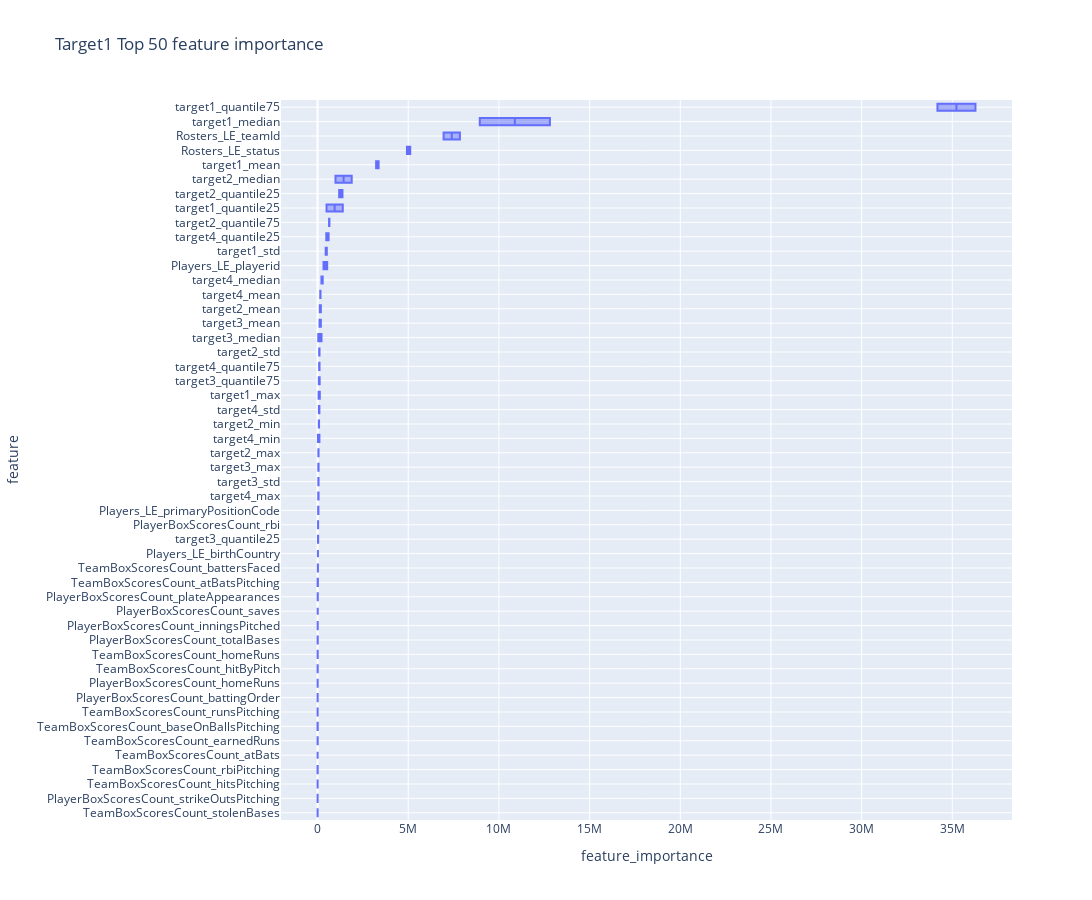
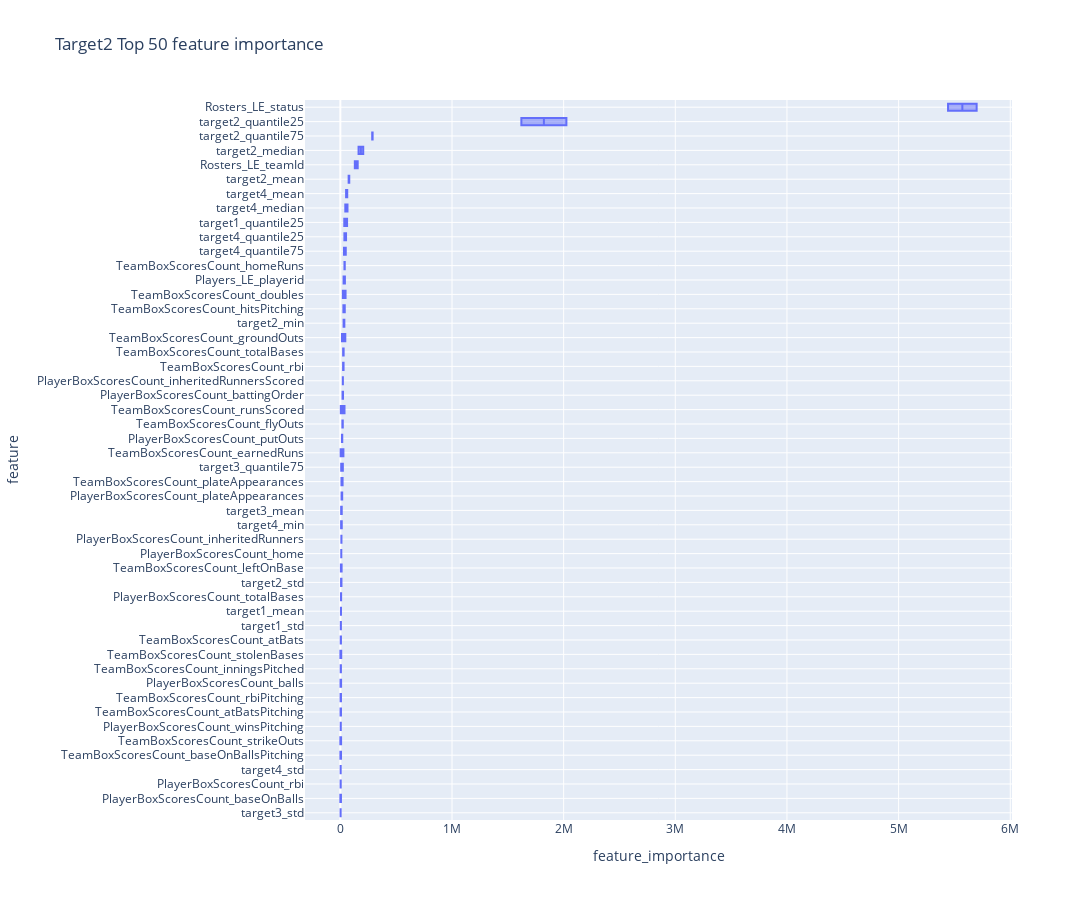
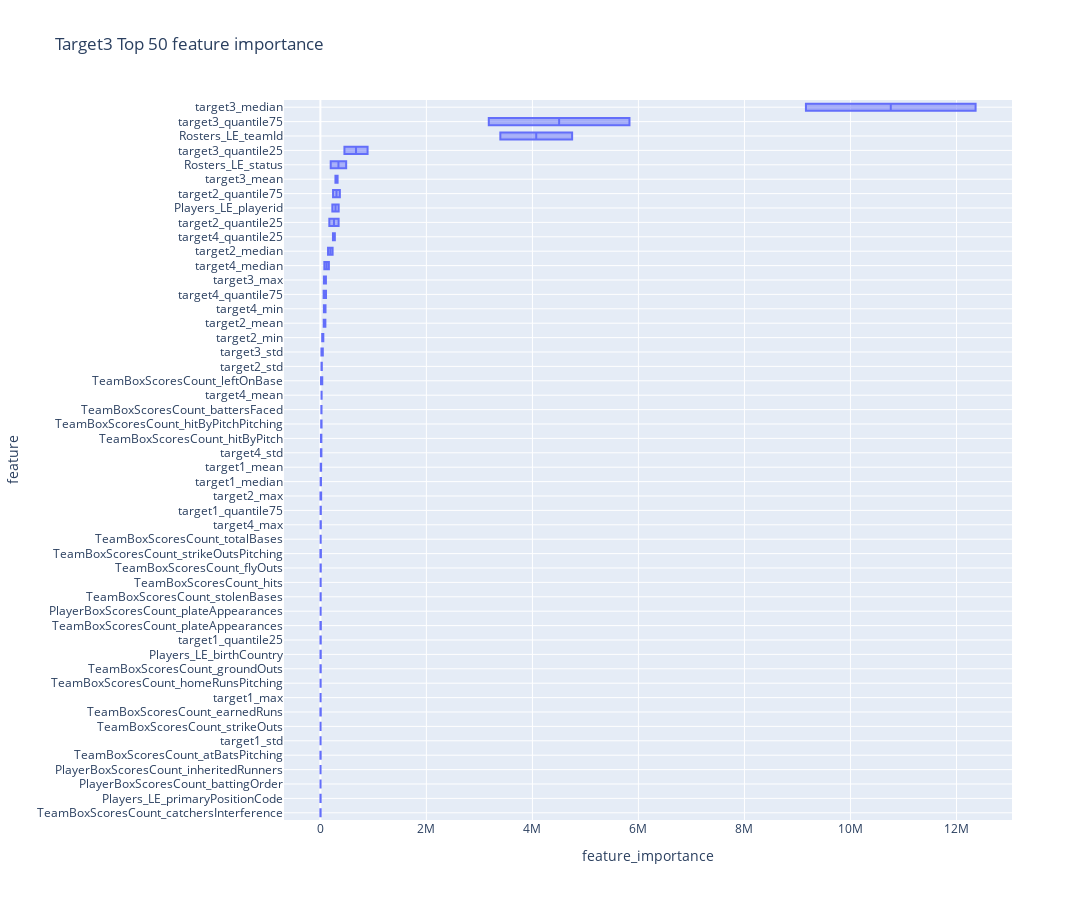
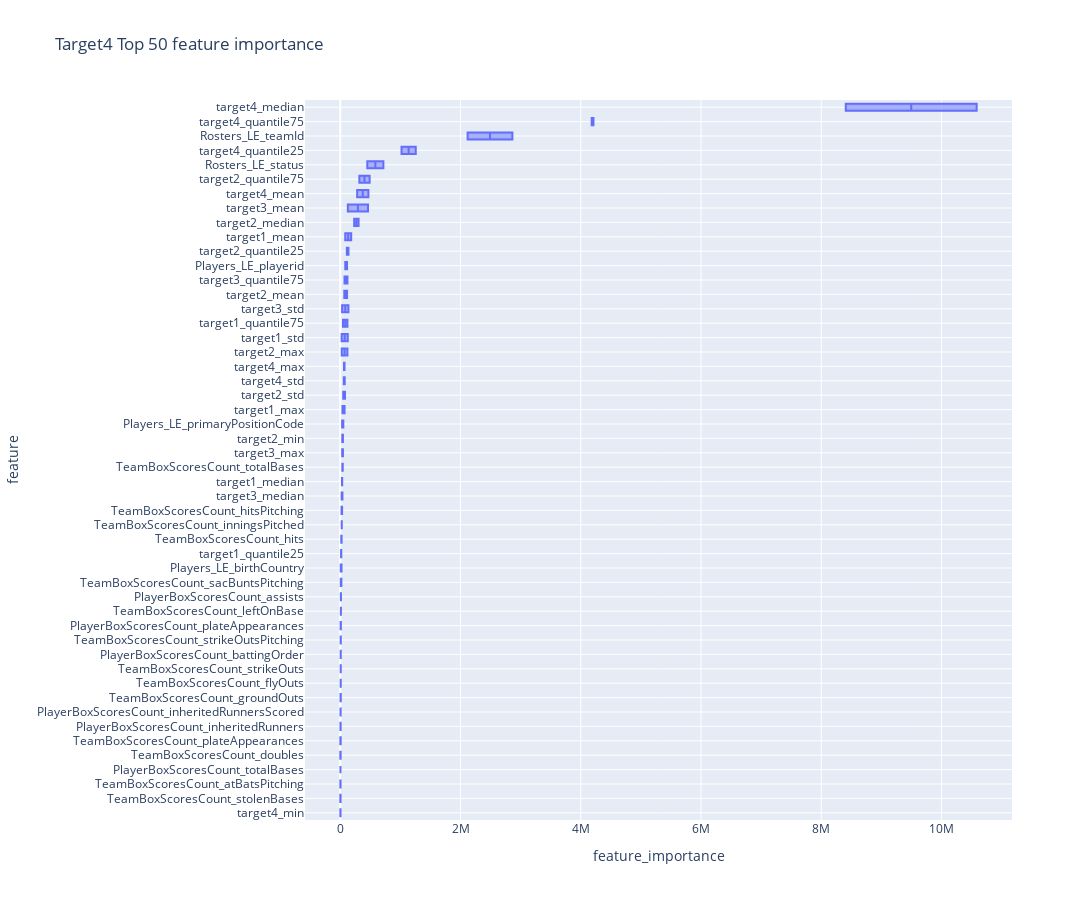

Write notebook code for charts like these, in order.
### Code cell
visualize_feature_importance(models, train_feat_df)

### Figure 1 — Plotly figure (JSON) as saved in the notebook; plotly's stock layout.template omitted (floating-point values rounded to 4 significant figures)
{"data": [{"alignmentgroup": "True", "hovertemplate": "feature_importance=%{x}<br>feature=%{y}<extra></extra>", "legendgroup": "", "marker": {"color": "#636efa"}, "name": "", "notched": false, "offsetgroup": "", "orientation": "h", "showlegend": false, "type": "box", "x": [3230000.0, 510400.0, 123700.0, 8946000.0, 1390000.0, 34180000.0, 182100.0, 108400.0, 46660.0, 82830.0, 1884000.0, 1374000.0, 654500.0, 182500.0, 55420.0, 57180.0, 40350.0, 26200.0, 71000.0, 151400.0, 73920.0, 55020.0, 103400.0, 283200.0, 482300.0, 89500.0, 6951000.0, 5110000.0, 20890.0, 34300.0, 531100.0, 5042.0, 6786.0, 8374.0, 4558.0, 30120.0, 3754.0, 8469.0, 9119.0, 8267.0, 2594.0, 4503.0, 4268.0, 6533.0, 352.1, 4893.0, 4382.0, 8173.0, 20270.0, 7900.0, 3367000.0, 449000.0, 58040.0, 12810000.0, 496800.0, 36280000.0, 125500.0, 90860.0, 54450.0, 70030.0, 990000.0, 1193000.0, 636100.0, 110700.0, 44620.0, 43300.0, 218800.0, 33720.0, 116000.0, 163000.0, 101700.0, 40250.0, 23760.0, 216400.0, 609500.0, 109200.0, 7851000.0, 4930000.0, 20920.0, 48260.0, 329500.0, 5782.0, 4952.0, 11300.0, 10460.0, 31030.0, 4458.0, 8322.0, 9090.0, 6304.0, 9165.0, 5014.0, 3765.0, 4191.0, 10340.0, 3475.0, 19320.0, 1934.0, 16650.0, 909.9], "x0": " ", "xaxis": "x", "y": ["target1_mean", "target1_std", "target1_max", "target1_median", "target1_quantile25", "target1_quantile75", "target2_mean", "target2_std", "target2_max", "target2_min", "target2_median", "target2_quantile25", "target2_quantile75", "target3_mean", "target3_std", "target3_max", "target3_median", "target3_quantile25", "target3_quantile75", "target4_mean", "target4_std", "target4_max", "target4_min", "target4_median", "target4_quantile25", "target4_quantile75", "Rosters_LE_teamId", "Rosters_LE_status", "Players_LE_birthCountry", "Players_LE_primaryPositionCode", "Players_LE_playerid", "PlayerBoxScoresCount_battingOrder", "PlayerBoxScoresCount_homeRuns", "PlayerBoxScoresCount_plateAppearances", "PlayerBoxScoresCount_totalBases", "PlayerBoxScoresCount_rbi", "PlayerBoxScoresCount_strikeOutsPitching", "PlayerBoxScoresCount_inningsPitched", "PlayerBoxScoresCount_saves", "TeamBoxScoresCount_homeRuns", "TeamBoxScoresCount_hitByPitch", "TeamBoxScoresCount_atBats", "TeamBoxScoresCount_stolenBases", "TeamBoxScoresCount_runsPitching", "TeamBoxScoresCount_baseOnBallsPitching", "TeamBoxScoresCount_hitsPitching", "TeamBoxScoresCount_atBatsPitching", "TeamBoxScoresCount_earnedRuns", "TeamBoxScoresCount_battersFaced", "TeamBoxScoresCount_rbiPitching", "target1_mean", "target1_std", "target1_max", "target1_median", "target1_quantile25", "target1_quantile75", "target2_mean", "target2_std", "target2_max", "target2_min", "target2_median", "target2_quantile25", "target2_quantile75", "target3_mean", "target3_std", "target3_max", "target3_median", "target3_quantile25", "target3_quantile75", "target4_mean", "target4_std", "target4_max", "target4_min", "target4_median", "target4_quantile25", "target4_quantile75", "Rosters_LE_teamId", "Rosters_LE_status", "Players_LE_birthCountry", "Players_LE_primaryPositionCode", "Players_LE_playerid", "PlayerBoxScoresCount_battingOrder", "PlayerBoxScoresCount_homeRuns", "PlayerBoxScoresCount_plateAppearances", "PlayerBoxScoresCount_totalBases", "PlayerBoxScoresCount_rbi", "PlayerBoxScoresCount_strikeOutsPitching", "PlayerBoxScoresCount_inningsPitched", "PlayerBoxScoresCount_saves", "TeamBoxScoresCount_homeRuns", "TeamBoxScoresCount_hitByPitch", "TeamBoxScoresCount_atBats", "TeamBoxScoresCount_stolenBases", "TeamBoxScoresCount_runsPitching", "TeamBoxScoresCount_baseOnBallsPitching", "TeamBoxScoresCount_hitsPitching", "TeamBoxScoresCount_atBatsPitching", "TeamBoxScoresCount_earnedRuns", "TeamBoxScoresCount_battersFaced", "TeamBoxScoresCount_rbiPitching"], "y0": " ", "yaxis": "y"}], "layout": {"boxmode": "group", "height": 900, "legend": {"tracegroupgap": 0}, "title": {"text": "Target1 Top 50 feature importance"}, "width": 1250, "xaxis": {"anchor": "y", "domain": [0, 1], "title": {"text": "feature_importance"}}, "yaxis": {"anchor": "x", "categoryarray": ["TeamBoxScoresCount_stolenBases", "PlayerBoxScoresCount_strikeOutsPitching", "TeamBoxScoresCount_hitsPitching", "TeamBoxScoresCount_rbiPitching", "TeamBoxScoresCount_atBats", "TeamBoxScoresCount_earnedRuns", "TeamBoxScoresCount_baseOnBallsPitching", "TeamBoxScoresCount_runsPitching", "PlayerBoxScoresCount_battingOrder", "PlayerBoxScoresCount_homeRuns", "TeamBoxScoresCount_hitByPitch", "TeamBoxScoresCount_homeRuns", "PlayerBoxScoresCount_totalBases", "PlayerBoxScoresCount_inningsPitched", "PlayerBoxScoresCount_saves", "PlayerBoxScoresCount_plateAppearances", "TeamBoxScoresCount_atBatsPitching", "TeamBoxScoresCount_battersFaced", "Players_LE_birthCountry", "target3_quantile25", "PlayerBoxScoresCount_rbi", "Players_LE_primaryPositionCode", "target4_max", "target3_std", "target3_max", "target2_max", "target4_min", "target2_min", "target4_std", "target1_max", "target3_quantile75", "target4_quantile75", "target2_std", "target3_median", "target3_mean", "target2_mean", "target4_mean", "target4_median", "Players_LE_playerid", "target1_std", "target4_quantile25", "target2_quantile75", "target1_quantile25", "target2_quantile25", "target2_median", "target1_mean", "Rosters_LE_status", "Rosters_LE_teamId", "target1_median", "target1_quantile75"], "categoryorder": "array", "domain": [0, 1], "showgrid": true, "title": {"text": "feature"}}}}

### Figure 2 — Plotly figure (JSON) as saved in the notebook; plotly's stock layout.template omitted (floating-point values rounded to 4 significant figures)
{"data": [{"alignmentgroup": "True", "hovertemplate": "feature_importance=%{x}<br>feature=%{y}<extra></extra>", "legendgroup": "", "marker": {"color": "#636efa"}, "name": "", "notched": false, "offsetgroup": "", "orientation": "h", "showlegend": false, "type": "box", "x": [5727.0, 4236.0, 35070.0, 79680.0, 9925.0, 29080.0, 163100.0, 2025000.0, 289000.0, 12470.0, 2272.0, 22280.0, 61600.0, 2964.0, 12640.0, 44330.0, 50940.0, 32600.0, 129700.0, 5699000.0, 29050.0, 8517.0, 19670.0, 5340.0, 16490.0, 6106.0, 3299.0, 3976.0, 1564.0, 9133.0, 22260.0, 14300.0, 18150.0, 14630.0, 37190.0, 46660.0, 36790.0, 6587.0, 5349.0, 7814.0, 9898.0, 24960.0, 28820.0, 11330.0, 6034.0, 27200.0, 5665.0, 3142.0, 2800.0, 5525.0, 5370.0, 4957.0, 60140.0, 74270.0, 6337.0, 35800.0, 204900.0, 1621000.0, 285300.0, 7213.0, 2551.0, 7606.0, 51540.0, 2903.0, 6850.0, 63990.0, 36320.0, 48580.0, 155400.0, 5443000.0, 40880.0, 8186.0, 23850.0, 0, 10830.0, 6857.0, 2446.0, 3364.0, 6622.0, 9869.0, 22760.0, 16990.0, 21750.0, 44320.0, 4086.0, 22590.0, 39370.0, 0, 3387.0, 473.6, 19930.0, 29430.0, 24600.0, 5025.0, 550.2, 39510.0, 1765.0, 5121.0, 27350.0, 2151], "x0": " ", "xaxis": "x", "y": ["target1_mean", "target1_std", "target1_quantile25", "target2_mean", "target2_std", "target2_min", "target2_median", "target2_quantile25", "target2_quantile75", "target3_mean", "target3_std", "target3_quantile75", "target4_mean", "target4_std", "target4_min", "target4_median", "target4_quantile25", "target4_quantile75", "Rosters_LE_teamId", "Rosters_LE_status", "Players_LE_playerid", "PlayerBoxScoresCount_home", "PlayerBoxScoresCount_battingOrder", "PlayerBoxScoresCount_baseOnBalls", "PlayerBoxScoresCount_plateAppearances", "PlayerBoxScoresCount_totalBases", "PlayerBoxScoresCount_rbi", "PlayerBoxScoresCount_winsPitching", "PlayerBoxScoresCount_balls", "PlayerBoxScoresCount_inheritedRunners", "PlayerBoxScoresCount_inheritedRunnersScored", "PlayerBoxScoresCount_putOuts", "TeamBoxScoresCount_flyOuts", "TeamBoxScoresCount_groundOuts", "TeamBoxScoresCount_runsScored", "TeamBoxScoresCount_doubles", "TeamBoxScoresCount_homeRuns", "TeamBoxScoresCount_strikeOuts", "TeamBoxScoresCount_atBats", "TeamBoxScoresCount_stolenBases", "TeamBoxScoresCount_plateAppearances", "TeamBoxScoresCount_totalBases", "TeamBoxScoresCount_rbi", "TeamBoxScoresCount_leftOnBase", "TeamBoxScoresCount_baseOnBallsPitching", "TeamBoxScoresCount_hitsPitching", "TeamBoxScoresCount_atBatsPitching", "TeamBoxScoresCount_inningsPitched", "TeamBoxScoresCount_earnedRuns", "TeamBoxScoresCount_rbiPitching", "target1_mean", "target1_std", "target1_quantile25", "target2_mean", "target2_std", "target2_min", "target2_median", "target2_quantile25", "target2_quantile75", "target3_mean", "target3_std", "target3_quantile75", "target4_mean", "target4_std", "target4_min", "target4_median", "target4_quantile25", "target4_quantile75", "Rosters_LE_teamId", "Rosters_LE_status", "Players_LE_playerid", "PlayerBoxScoresCount_home", "PlayerBoxScoresCount_battingOrder", "PlayerBoxScoresCount_baseOnBalls", "PlayerBoxScoresCount_plateAppearances", "PlayerBoxScoresCount_totalBases", "PlayerBoxScoresCount_rbi", "PlayerBoxScoresCount_winsPitching", "PlayerBoxScoresCount_balls", "PlayerBoxScoresCount_inheritedRunners", "PlayerBoxScoresCount_inheritedRunnersScored", "PlayerBoxScoresCount_putOuts", "TeamBoxScoresCount_flyOuts", "TeamBoxScoresCount_groundOuts", "TeamBoxScoresCount_runsScored", "TeamBoxScoresCount_doubles", "TeamBoxScoresCount_homeRuns", "TeamBoxScoresCount_strikeOuts", "TeamBoxScoresCount_atBats", "TeamBoxScoresCount_stolenBases", "TeamBoxScoresCount_plateAppearances", "TeamBoxScoresCount_totalBases", "TeamBoxScoresCount_rbi", "TeamBoxScoresCount_leftOnBase", "TeamBoxScoresCount_baseOnBallsPitching", "TeamBoxScoresCount_hitsPitching", "TeamBoxScoresCount_atBatsPitching", "TeamBoxScoresCount_inningsPitched", "TeamBoxScoresCount_earnedRuns", "TeamBoxScoresCount_rbiPitching"], "y0": " ", "yaxis": "y"}], "layout": {"boxmode": "group", "height": 900, "legend": {"tracegroupgap": 0}, "title": {"text": "Target2 Top 50 feature importance"}, "width": 1250, "xaxis": {"anchor": "y", "domain": [0, 1], "title": {"text": "feature_importance"}}, "yaxis": {"anchor": "x", "categoryarray": ["target3_std", "PlayerBoxScoresCount_baseOnBalls", "PlayerBoxScoresCount_rbi", "target4_std", "TeamBoxScoresCount_baseOnBallsPitching", "TeamBoxScoresCount_strikeOuts", "PlayerBoxScoresCount_winsPitching", "TeamBoxScoresCount_atBatsPitching", "TeamBoxScoresCount_rbiPitching", "PlayerBoxScoresCount_balls", "TeamBoxScoresCount_inningsPitched", "TeamBoxScoresCount_stolenBases", "TeamBoxScoresCount_atBats", "target1_std", "target1_mean", "PlayerBoxScoresCount_totalBases", "target2_std", "TeamBoxScoresCount_leftOnBase", "PlayerBoxScoresCount_home", "PlayerBoxScoresCount_inheritedRunners", "target4_min", "target3_mean", "PlayerBoxScoresCount_plateAppearances", "TeamBoxScoresCount_plateAppearances", "target3_quantile75", "TeamBoxScoresCount_earnedRuns", "PlayerBoxScoresCount_putOuts", "TeamBoxScoresCount_flyOuts", "TeamBoxScoresCount_runsScored", "PlayerBoxScoresCount_battingOrder", "PlayerBoxScoresCount_inheritedRunnersScored", "TeamBoxScoresCount_rbi", "TeamBoxScoresCount_totalBases", "TeamBoxScoresCount_groundOuts", "target2_min", "TeamBoxScoresCount_hitsPitching", "TeamBoxScoresCount_doubles", "Players_LE_playerid", "TeamBoxScoresCount_homeRuns", "target4_quantile75", "target4_quantile25", "target1_quantile25", "target4_median", "target4_mean", "target2_mean", "Rosters_LE_teamId", "target2_median", "target2_quantile75", "target2_quantile25", "Rosters_LE_status"], "categoryorder": "array", "domain": [0, 1], "showgrid": true, "title": {"text": "feature"}}}}

### Figure 3 — Plotly figure (JSON) as saved in the notebook; plotly's stock layout.template omitted (floating-point values rounded to 4 significant figures)
{"data": [{"alignmentgroup": "True", "hovertemplate": "feature_importance=%{x}<br>feature=%{y}<extra></extra>", "legendgroup": "", "marker": {"color": "#636efa"}, "name": "", "notched": false, "offsetgroup": "", "orientation": "h", "showlegend": false, "type": "box", "x": [14220.0, 3810.0, 4270.0, 11150.0, 7123.0, 8769.0, 94240.0, 27200.0, 14490.0, 55490.0, 230700.0, 343900.0, 367600.0, 325000.0, 45890.0, 104700.0, 12360000.0, 453800.0, 5831000.0, 21960.0, 19210.0, 8716.0, 66720.0, 160300.0, 272900.0, 106200.0, 4749000.0, 486300.0, 6958.0, 4732.0, 345100.0, 3376.0, 4883.0, 2980.0, 7348.0, 6654.0, 3608.0, 5779.0, 10780.0, 3754.0, 1239.0, 6086.0, 12190.0, 4750.0, 3081.0, 10310.0, 15410.0, 5477.0, 7313.0, 21450.0, 6112.0, 3135.0, 3589.0, 4800.0, 1834.0, 3904.0, 63040.0, 21150.0, 1370.0, 34430.0, 144400.0, 168900.0, 239000.0, 284100.0, 20090.0, 66510.0, 9160000.0, 890600.0, 3177000.0, 23470.0, 9995.0, 3119.0, 96820.0, 74570.0, 237300.0, 61530.0, 3395000.0, 195100.0, 1951.0, 1083.0, 225900.0, 2732.0, 5156.0, 3347.0, 3333.0, 1836.0, 3442.0, 4417.0, 18470.0, 6292.0, 8661.0, 5252.0, 35390.0, 630.8, 5284.0, 636.7, 22380.0, 856.0, 421.1, 18080.0], "x0": " ", "xaxis": "x", "y": ["target1_mean", "target1_std", "target1_max", "target1_median", "target1_quantile25", "target1_quantile75", "target2_mean", "target2_std", "target2_max", "target2_min", "target2_median", "target2_quantile25", "target2_quantile75", "target3_mean", "target3_std", "target3_max", "target3_median", "target3_quantile25", "target3_quantile75", "target4_mean", "target4_std", "target4_max", "target4_min", "target4_median", "target4_quantile25", "target4_quantile75", "Rosters_LE_teamId", "Rosters_LE_status", "Players_LE_birthCountry", "Players_LE_primaryPositionCode", "Players_LE_playerid", "PlayerBoxScoresCount_battingOrder", "PlayerBoxScoresCount_plateAppearances", "PlayerBoxScoresCount_inheritedRunners", "TeamBoxScoresCount_flyOuts", "TeamBoxScoresCount_groundOuts", "TeamBoxScoresCount_strikeOuts", "TeamBoxScoresCount_hits", "TeamBoxScoresCount_hitByPitch", "TeamBoxScoresCount_stolenBases", "TeamBoxScoresCount_plateAppearances", "TeamBoxScoresCount_totalBases", "TeamBoxScoresCount_leftOnBase", "TeamBoxScoresCount_catchersInterference", "TeamBoxScoresCount_homeRunsPitching", "TeamBoxScoresCount_strikeOutsPitching", "TeamBoxScoresCount_hitByPitchPitching", "TeamBoxScoresCount_atBatsPitching", "TeamBoxScoresCount_earnedRuns", "TeamBoxScoresCount_battersFaced", "target1_mean", "target1_std", "target1_max", "target1_median", "target1_quantile25", "target1_quantile75", "target2_mean", "target2_std", "target2_max", "target2_min", "target2_median", "target2_quantile25", "target2_quantile75", "target3_mean", "target3_std", "target3_max", "target3_median", "target3_quantile25", "target3_quantile75", "target4_mean", "target4_std", "target4_max", "target4_min", "target4_median", "target4_quantile25", "target4_quantile75", "Rosters_LE_teamId", "Rosters_LE_status", "Players_LE_birthCountry", "Players_LE_primaryPositionCode", "Players_LE_playerid", "PlayerBoxScoresCount_battingOrder", "PlayerBoxScoresCount_plateAppearances", "PlayerBoxScoresCount_inheritedRunners", "TeamBoxScoresCount_flyOuts", "TeamBoxScoresCount_groundOuts", "TeamBoxScoresCount_strikeOuts", "TeamBoxScoresCount_hits", "TeamBoxScoresCount_hitByPitch", "TeamBoxScoresCount_stolenBases", "TeamBoxScoresCount_plateAppearances", "TeamBoxScoresCount_totalBases", "TeamBoxScoresCount_leftOnBase", "TeamBoxScoresCount_catchersInterference", "TeamBoxScoresCount_homeRunsPitching", "TeamBoxScoresCount_strikeOutsPitching", "TeamBoxScoresCount_hitByPitchPitching", "TeamBoxScoresCount_atBatsPitching", "TeamBoxScoresCount_earnedRuns", "TeamBoxScoresCount_battersFaced"], "y0": " ", "yaxis": "y"}], "layout": {"boxmode": "group", "height": 900, "legend": {"tracegroupgap": 0}, "title": {"text": "Target3 Top 50 feature importance"}, "width": 1250, "xaxis": {"anchor": "y", "domain": [0, 1], "title": {"text": "feature_importance"}}, "yaxis": {"anchor": "x", "categoryarray": ["TeamBoxScoresCount_catchersInterference", "Players_LE_primaryPositionCode", "PlayerBoxScoresCount_battingOrder", "PlayerBoxScoresCount_inheritedRunners", "TeamBoxScoresCount_atBatsPitching", "target1_std", "TeamBoxScoresCount_strikeOuts", "TeamBoxScoresCount_earnedRuns", "target1_max", "TeamBoxScoresCount_homeRunsPitching", "TeamBoxScoresCount_groundOuts", "Players_LE_birthCountry", "target1_quantile25", "TeamBoxScoresCount_plateAppearances", "PlayerBoxScoresCount_plateAppearances", "TeamBoxScoresCount_stolenBases", "TeamBoxScoresCount_hits", "TeamBoxScoresCount_flyOuts", "TeamBoxScoresCount_strikeOutsPitching", "TeamBoxScoresCount_totalBases", "target4_max", "target1_quantile75", "target2_max", "target1_median", "target1_mean", "target4_std", "TeamBoxScoresCount_hitByPitch", "TeamBoxScoresCount_hitByPitchPitching", "TeamBoxScoresCount_battersFaced", "target4_mean", "TeamBoxScoresCount_leftOnBase", "target2_std", "target3_std", "target2_min", "target2_mean", "target4_min", "target4_quantile75", "target3_max", "target4_median", "target2_median", "target4_quantile25", "target2_quantile25", "Players_LE_playerid", "target2_quantile75", "target3_mean", "Rosters_LE_status", "target3_quantile25", "Rosters_LE_teamId", "target3_quantile75", "target3_median"], "categoryorder": "array", "domain": [0, 1], "showgrid": true, "title": {"text": "feature"}}}}

### Figure 4 — Plotly figure (JSON) as saved in the notebook; plotly's stock layout.template omitted (floating-point values rounded to 4 significant figures)
{"data": [{"alignmentgroup": "True", "hovertemplate": "feature_importance=%{x}<br>feature=%{y}<extra></extra>", "legendgroup": "", "marker": {"color": "#636efa"}, "name": "", "notched": false, "offsetgroup": "", "orientation": "h", "showlegend": false, "type": "box", "x": [181700.0, 124600.0, 71570.0, 31680.0, 16300.0, 118500.0, 112500.0, 78560.0, 118400.0, 44220.0, 231200.0, 135600.0, 488100.0, 461300.0, 135600.0, 31850.0, 35870.0, 118600.0, 467400.0, 73460.0, 61930.0, 3753.0, 10580000.0, 1018000.0, 4181000.0, 2862000.0, 717000.0, 20510.0, 50390.0, 112200.0, 7209.0, 10140.0, 3266.0, 3682.0, 4619.0, 10860.0, 7747.0, 4861.0, 6009.0, 7491.0, 21950.0, 4801.0, 7155.0, 40670.0, 10290.0, 6773.0, 20820.0, 4702.0, 23570.0, 18260.0, 82490.0, 22240.0, 36500.0, 27910.0, 13100.0, 44860.0, 67060.0, 49080.0, 24330.0, 33030.0, 304300.0, 109000.0, 317600.0, 125400.0, 30470.0, 44100.0, 22730.0, 70100.0, 280800.0, 58000.0, 70600.0, 2029.0, 8407000.0, 1255000.0, 4211000.0, 2118000.0, 449300.0, 8176.0, 30860.0, 82930.0, 7723.0, 6008.0, 3316.0, 5952.0, 5599.0, 10130.0, 6664.0, 8113.0, 1149.0, 7137.0, 16890.0, 1163.0, 1558.0, 34470.0, 9956.0, 8449.0, 30270.0, 1463.0, 24880.0, 8604.0], "x0": " ", "xaxis": "x", "y": ["target1_mean", "target1_std", "target1_max", "target1_median", "target1_quantile25", "target1_quantile75", "target2_mean", "target2_std", "target2_max", "target2_min", "target2_median", "target2_quantile25", "target2_quantile75", "target3_mean", "target3_std", "target3_max", "target3_median", "target3_quantile75", "target4_mean", "target4_std", "target4_max", "target4_min", "target4_median", "target4_quantile25", "target4_quantile75", "Rosters_LE_teamId", "Rosters_LE_status", "Players_LE_birthCountry", "Players_LE_primaryPositionCode", "Players_LE_playerid", "PlayerBoxScoresCount_battingOrder", "PlayerBoxScoresCount_plateAppearances", "PlayerBoxScoresCount_totalBases", "PlayerBoxScoresCount_inheritedRunners", "PlayerBoxScoresCount_inheritedRunnersScored", "PlayerBoxScoresCount_assists", "TeamBoxScoresCount_flyOuts", "TeamBoxScoresCount_groundOuts", "TeamBoxScoresCount_doubles", "TeamBoxScoresCount_strikeOuts", "TeamBoxScoresCount_hits", "TeamBoxScoresCount_stolenBases", "TeamBoxScoresCount_plateAppearances", "TeamBoxScoresCount_totalBases", "TeamBoxScoresCount_leftOnBase", "TeamBoxScoresCount_strikeOutsPitching", "TeamBoxScoresCount_hitsPitching", "TeamBoxScoresCount_atBatsPitching", "TeamBoxScoresCount_inningsPitched", "TeamBoxScoresCount_sacBuntsPitching", "target1_mean", "target1_std", "target1_max", "target1_median", "target1_quantile25", "target1_quantile75", "target2_mean", "target2_std", "target2_max", "target2_min", "target2_median", "target2_quantile25", "target2_quantile75", "target3_mean", "target3_std", "target3_max", "target3_median", "target3_quantile75", "target4_mean", "target4_std", "target4_max", "target4_min", "target4_median", "target4_quantile25", "target4_quantile75", "Rosters_LE_teamId", "Rosters_LE_status", "Players_LE_birthCountry", "Players_LE_primaryPositionCode", "Players_LE_playerid", "PlayerBoxScoresCount_battingOrder", "PlayerBoxScoresCount_plateAppearances", "PlayerBoxScoresCount_totalBases", "PlayerBoxScoresCount_inheritedRunners", "PlayerBoxScoresCount_inheritedRunnersScored", "PlayerBoxScoresCount_assists", "TeamBoxScoresCount_flyOuts", "TeamBoxScoresCount_groundOuts", "TeamBoxScoresCount_doubles", "TeamBoxScoresCount_strikeOuts", "TeamBoxScoresCount_hits", "TeamBoxScoresCount_stolenBases", "TeamBoxScoresCount_plateAppearances", "TeamBoxScoresCount_totalBases", "TeamBoxScoresCount_leftOnBase", "TeamBoxScoresCount_strikeOutsPitching", "TeamBoxScoresCount_hitsPitching", "TeamBoxScoresCount_atBatsPitching", "TeamBoxScoresCount_inningsPitched", "TeamBoxScoresCount_sacBuntsPitching"], "y0": " ", "yaxis": "y"}], "layout": {"boxmode": "group", "height": 900, "legend": {"tracegroupgap": 0}, "title": {"text": "Target4 Top 50 feature importance"}, "width": 1250, "xaxis": {"anchor": "y", "domain": [0, 1], "title": {"text": "feature_importance"}}, "yaxis": {"anchor": "x", "categoryarray": ["target4_min", "TeamBoxScoresCount_stolenBases", "TeamBoxScoresCount_atBatsPitching", "PlayerBoxScoresCount_totalBases", "TeamBoxScoresCount_doubles", "TeamBoxScoresCount_plateAppearances", "PlayerBoxScoresCount_inheritedRunners", "PlayerBoxScoresCount_inheritedRunnersScored", "TeamBoxScoresCount_groundOuts", "TeamBoxScoresCount_flyOuts", "TeamBoxScoresCount_strikeOuts", "PlayerBoxScoresCount_battingOrder", "TeamBoxScoresCount_strikeOutsPitching", "PlayerBoxScoresCount_plateAppearances", "TeamBoxScoresCount_leftOnBase", "PlayerBoxScoresCount_assists", "TeamBoxScoresCount_sacBuntsPitching", "Players_LE_birthCountry", "target1_quantile25", "TeamBoxScoresCount_hits", "TeamBoxScoresCount_inningsPitched", "TeamBoxScoresCount_hitsPitching", "target3_median", "target1_median", "TeamBoxScoresCount_totalBases", "target3_max", "target2_min", "Players_LE_primaryPositionCode", "target1_max", "target2_std", "target4_std", "target4_max", "target2_max", "target1_std", "target1_quantile75", "target3_std", "target2_mean", "target3_quantile75", "Players_LE_playerid", "target2_quantile25", "target1_mean", "target2_median", "target3_mean", "target4_mean", "target2_quantile75", "Rosters_LE_status", "target4_quantile25", "Rosters_LE_teamId", "target4_quantile75", "target4_median"], "categoryorder": "array", "domain": [0, 1], "showgrid": true, "title": {"text": "feature"}}}}
